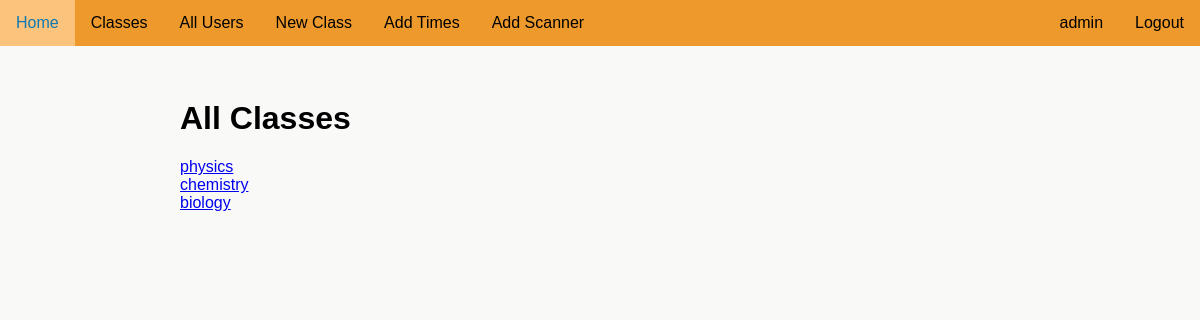
Screenshot of /classes (signed in) with the database file from the repository.
### attendanceproject/models.py (models this page shows)
class User(UserMixin, db.Model):
    __tablename__ = "user"
    id = db.Column(db.Integer, unique=True, nullable=False, primary_key=True)
    fname = db.Column(db.Text(20), nullable=False)
    lname = db.Column(db.Text(20), nullable=False)
    user_code = db.Column(db.Text(8), nullable=False, unique=True)
    email = db.Column(db.Text(50), nullable=False, unique=True)
    password = db.Column(db.Text(90), nullable=False)
    auth = db.Column(db.Text(10), nullable=True)
    tags = db.relationship('Tag', backref='user_tag')
    subjects = db.relationship('UserSubject', back_populates='user')
    attnd_times = db.relationship('AttendanceTime', backref='subject_attnd_times')

class SubjectCode(db.Model):
    __tablename__ = "subject_code"
    id = db.Column(db.Integer, unique=True, nullable=False, primary_key=True)
    name = db.Column(db.Text(50), nullable=False)
    code = db.Column(db.Text(50), unique=True, nullable=False)
    join_code = db.Column(db.Text(10), unique=True, nullable=False)
    users = db.relationship('UserSubject', back_populates='subject')
    times = db.relationship('SubjectTimes', back_populates='subject')
    scanner = db.relationship('Scanner', back_populates='subject')

### attendanceproject/routes.py (the view)
@app.route('/classes', methods=['GET'])
@login_required
def all_classes():
    if current_user.auth not in ['teacher', 'admin']:
        flash('You do not have access to this page')
        return redirect(url_for('home'))
    classes = SubjectCode.query.all()
    return render_template('classes.html', classes=classes)

### attendanceproject/models.py (called while the page is built)
@login_manager.user_loader
def load_user(user_id):
    return User.query.get(int(user_id))

### attendanceproject/templates/classes.html
{% extends "layout.html" %}
{% block content %}
    <h1>All Classes</h1>
    {% if classes %}
        <ul>
            {% for class in classes %}
                <a href="{{ url_for('view_subject', subject=class.code) }}"><li>{{ class.name }}</li></a>
            {% endfor %}
        </ul>
    {% endif %}
{% endblock %}

### attendanceproject/templates/navigation.html (shortened to what this page needs)
<div id='nav'>
    <ul>
        <div id="nav-left">
            {% if current_user.is_authenticated %}
                <li><a href="{{url_for('home')}}">Home</a></li>
                {% if current_user.auth == 'admin' %}
                    <li><a href="{{url_for('all_classes')}}">Classes</a></li>
                    <li><a href="{{url_for('all_users')}}">All Users</a></li>
                    <li><a href="{{url_for('create_class')}}">New Class</a></li>
                {% endif %}
                {% if current_user.auth == 'admin' %}
                    <li><a href="{{url_for('addtime')}}">Add Times</a></li>
                    <li><a href="{{url_for('scanner')}}">Add Scanner</a></li>
                {% endif %}
            {% endif %}
        </div>
        <div id="nav-right">
            {% if current_user.is_authenticated %}
                <li><a href="{{url_for('logout')}}">Logout</a></li>
                <li><a href="{{url_for('account', user_code=current_user.user_code)}}">{{ current_user.fname }}</a></li>
            {% endif %}
        </div>
    </ul>
</div>

### attendanceproject/static/style.css (style rules this page uses)
:root { --main: #ed992b; --headings: #0E79B2; --errors: #C12E47; }
html { font-family: 'Noto Sans JP', sans-serif; background-color: rgb(249, 249, 248); }
body { margin: 0; margin-left: auto; margin-right: auto; }
ul { list-style-type: None; padding-inline-start: 0; }
#nav ul { list-style-type: none; position: fixed; top: 0; width: 100%; margin: 0; padding: 0; background-color: var(--main); min-width: 555px; }
#nav-left li { float: left; }
#nav-right li { float: right; }
#nav li a { display: block; color: black; text-align: center; padding: 14px 16px; text-decoration: none; }

### rows the page displays
User: fname "admin"
SubjectCode: name "physics"
SubjectCode: name "chemistry"
SubjectCode: name "biology"
